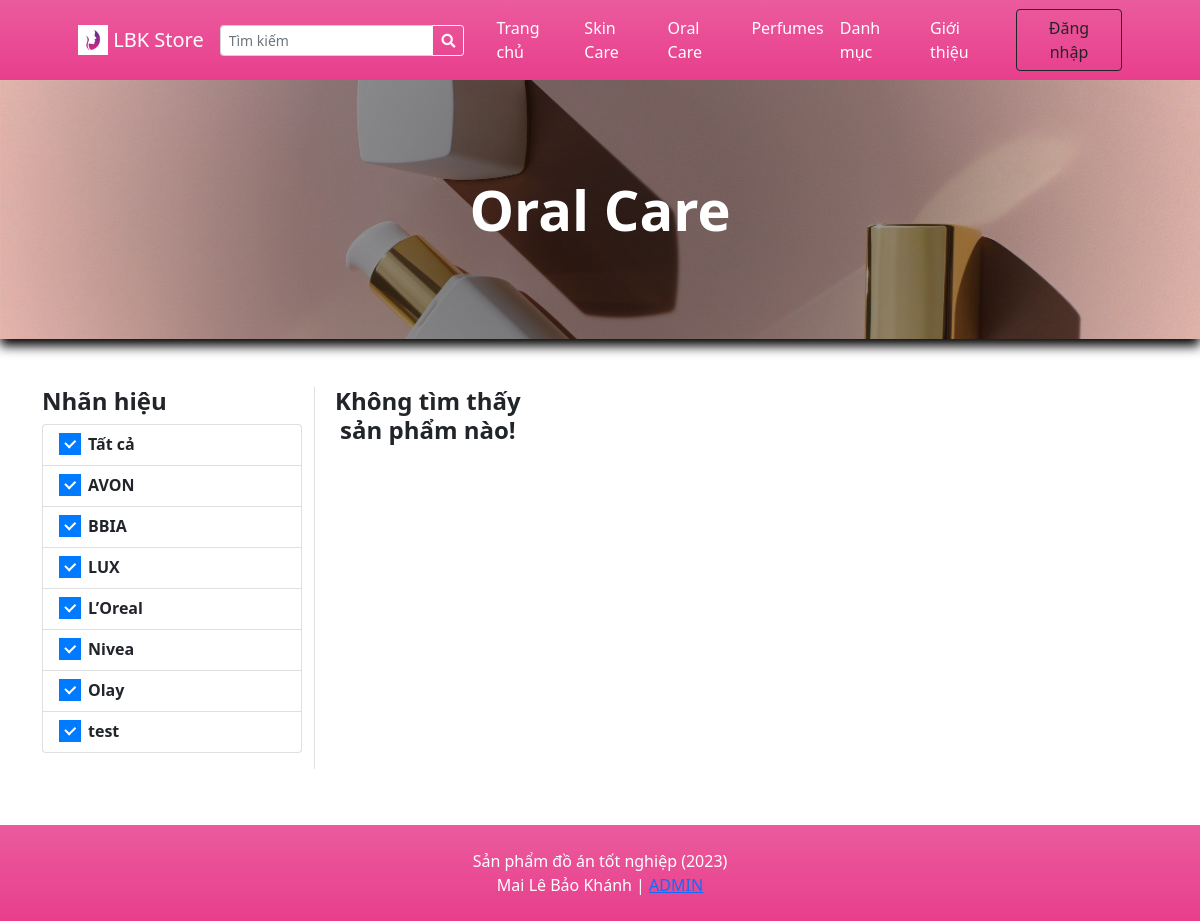
The app's page /?p=products&c=c81e728d9d4c2f636f067f89cc14862c with its own data.
### tables this page shows
CREATE TABLE `categories` (
  `id` int(30) NOT NULL,
  `category` varchar(250) NOT NULL,
  `description` text DEFAULT NULL,
  `status` tinyint(1) NOT NULL DEFAULT 1,
  `delete_flag` tinyint(1) NOT NULL DEFAULT 0,
  `date_created` datetime NOT NULL DEFAULT current_timestamp()
);

CREATE TABLE `brands` (
  `id` int(30) NOT NULL,
  `name` varchar(250) NOT NULL,
  `description` text DEFAULT NULL,
  `image_path` text DEFAULT NULL,
  `status` tinyint(1) NOT NULL DEFAULT 1,
  `delete_flag` tinyint(1) NOT NULL DEFAULT 0,
  `date_created` datetime NOT NULL DEFAULT current_timestamp()
);

### classes/DBConnection.php (called while the page is built, shortened)
<?php
class DBConnection{
    private $host = DB_SERVER;
    private $username = DB_USERNAME;
    private $password = DB_PASSWORD;
    private $database = DB_NAME;
    public $conn;
    public function __construct(){
        if (!isset($this->conn)) {
            $this->conn = new mysqli($this->host, $this->username, $this->password, $this->database);
        }
    }
}
?>

### classes/SystemSettings.php (called while the page is built, shortened)
<?php
class SystemSettings extends DBConnection{
	function userdata($field = ''){
		if(!empty($field)){
			if(isset($_SESSION['userdata'][$field]))
				return $_SESSION['userdata'][$field];
			else
				return null;
		}else{
			return false;
		}
	}
	function info($field=''){
		if(!empty($field)){
			if(isset($_SESSION['system_info'][$field]))
				return $_SESSION['system_info'][$field];
			else
				return false;
		}else{
			return false;
		}
	}
}
$_settings = new SystemSettings();
?>

### config.php (called while the page is built, shortened)
<?php
require_once('classes/DBConnection.php');
require_once('classes/SystemSettings.php');
function validate_image($file){
	if(!empty($file)){
        $ex = explode("?",$file);
        $file = $ex[0];
        $ts = isset($ex[1]) ? "?".$ex[1] : '';
		if(is_file(base_app.$file)){
			return base_url.$file.$ts;
		}else{
			return base_url.'dist/img/no-image-available.png';
		}
	}else{
		return base_url.'dist/img/no-image-available.png';
	}
}
?>

### products.php (the view, shortened to what this page needs)
<?php
$title = "";
if(isset($_GET['c']) && isset($_GET['s'])){
    $cat_qry = $conn->query("SELECT * FROM categories where md5(id) = '{$_GET['c']}'");
    if($cat_qry->num_rows > 0){
        $result =$cat_qry->fetch_assoc();
        $title = $result['category'];
        $cat_description = $result['description'];
    }
 $sub_cat_qry = $conn->query("SELECT * FROM sub_categories where md5(id) = '{$_GET['s']}'");
    if($sub_cat_qry->num_rows > 0){
        $result =$sub_cat_qry->fetch_assoc();
        $sub_title = $result['sub_category'];
        $sub_cat_description = $result['description'];
    }
}
elseif(isset($_GET['c'])){
    $cat_qry = $conn->query("SELECT * FROM categories where md5(id) = '{$_GET['c']}'");
    if($cat_qry->num_rows > 0){
        $result =$cat_qry->fetch_assoc();
        $title = $result['category'];
    }
}
?>
<header class="bg-dark py-5" id="main-header">
    <div class="container px-4 px-lg-5 my-5">
        <div class="text-center text-white">
            <h1 class="display-4 fw-bolder"><?php echo $title ?></h1>
        </div>
    </div>
</header>
<section class="py-5">
    <div class="container">
        <div class="row">
            <div class="col-md-3 border-right mb-2 pb-3">
                <h4><b>Nhãn hiệu</b></h4>
                <ul class="list-group">
                    <a href="" class="list-group-item list-group-item-action">
                        <div class="icheck-primary d-inline">
                            <label for="brandAll">
                                Tất cả
                            </label>
                        </div>
                    </a>
                    <?php
                    $qry = $conn->query("SELECT * FROM brands where status =1 order by name asc");
                    while($row=$qry->fetch_assoc()):
                    ?>
                    <li class="list-group-item list-group-item-action">
                        <div class="icheck-primary d-inline">
                            <label for="brand-item-<?php echo $row['id'] ?>">
                                    <?php echo $row['name'] ?>
                            </label>
                        </div>
                    </li>
                    <?php endwhile; ?>
                </ul>
            </div>
            <div class="col-md-9">
                <div class="container-fluid p-0">
                <div class="row gx-2 gx-lg-2 row-cols-1 row-cols-md-3 row-cols-xl-4">
                        <?php
                            $whereData = "";
                            if(isset($_GET['search']))
                                $whereData = " and (p.name LIKE '%{$_GET['search']}%' or b.name LIKE '%{$_GET['search']}%' or p.specs LIKE '%{$_GET['search']}%')";
                            elseif(isset($_GET['c']) && isset($_GET['s']))
                                $whereData = " and (md5(category_id) = '{$_GET['c']}' and md5(sub_category_id) = '{$_GET['s']}')";
                            elseif(isset($_GET['c']) && !isset($_GET['s']))
                                $whereData = " and md5(category_id) = '{$_GET['c']}' ";
                            elseif(isset($_GET['s']) && !isset($_GET['c']))
                                $whereData = " and md5(sub_category_id) = '{$_GET['s']}' ";
                            $bwhere = "";
                            $products = $conn->query("SELECT p.*,b.name as bname, c.category FROM `products` p inner join brands b on p.brand_id = b.id inner join categories c on p.category_id = c.id where p.status = 1 {$whereData} {$bwhere} order by rand() ");
                        ?>
                        <?php
                            if($products->num_rows <= 0){
                                echo "<h4 class='text-center'><b>Không tìm thấy sản phẩm nào!</b></h4>";
                            }
                        ?>
                    </div>
                </div>
            </div>
        </div>
    </div>
</section>

### inc/topBarNav.php (shortened to what this page needs)
<nav class="navbar navbar-expand-lg navbar-dark bg-gradient-pink">
            <div class="container px-4 px-lg-5 ">
                <a class="navbar-brand" href="./">
                <img src="<?php echo validate_image($_settings->info('logo')) ?>" width="30" height="30" class="d-inline-block align-top" alt="" loading="lazy">
                <?php echo $_settings->info('short_name') ?>
                </a>
                <form class="form-inline" id="search-form">
                  <div class="input-group">
                    <input class="form-control form-control-sm form " type="search" placeholder="Tìm kiếm" aria-label="Search" name="search"  value="<?php echo isset($_GET['search']) ? $_GET['search'] : "" ?>"  aria-describedby="button-addon2">
                    <div class="input-group-append">
                      <button class="btn btn-outline-light btn-sm m-0" type="submit" id="button-addon2"><i class="fa fa-search"></i></button>
                    </div>
                  </div>
                </form>
                <div class="collapse navbar-collapse" id="navbarSupportedContent">
                    <ul class="navbar-nav me-auto mb-2 mb-lg-0 ms-lg-4">
                        <li class="nav-item"><a class="nav-link text-white" aria-current="page" href="./">Trang chủ</a></li>
                        <?php
                        $cat_qry = $conn->query("SELECT * FROM categories where status = 1  limit 3");
                        $count_cats =$conn->query("SELECT * FROM categories where status = 1 ")->num_rows;
                        while($crow = $cat_qry->fetch_assoc()):
                        ?>
                        <li class="nav-item"><a class="nav-link text-white" aria-current="page" href="./?p=products&c=<?php echo md5($crow['id']) ?>"><?php echo $crow['category'] ?></a></li>
                        <?php endwhile; ?>
                        <?php if($count_cats > 3): ?>
                        <li class="nav-item"><a class="nav-link text-white" href="./?p=view_categories">Danh mục</a></li>
                        <?php endif; ?>
                        <li class="nav-item"><a class="nav-link text-white" href="./?p=about">Giới thiệu</a></li>
                    </ul>
                    <div class="d-flex align-items-center">
                      <?php if($_settings->userdata('id') > 0 && $_settings->userdata('login_type') == 2): ?>
                        <a class="text-dark mr-2 nav-link text-white" href="./?p=cart">
                            <i class="bi-cart-fill me-1"></i>
                            Giỏ hàng
                            <span class="badge bg-dark text-white ms-1 rounded-pill" id="cart-count">
                              <?php
                                $count = $conn->query("SELECT SUM(quantity) as items from `cart` where client_id =".$_settings->userdata('id'))->fetch_assoc()['items'];
                                echo ($count > 0 ? $count : 0);
                              ?>
                            </span>
                        </a>
                            <a href="./?p=my_account" class="text-dark  nav-link text-white"><b> Chào, <?php echo $_settings->userdata('lastname')?></b></a>
                            <a href="logout.php" class="text-dark  nav-link text-white"><i class="fa fa-sign-out-alt"></i></a>
                        <?php else: ?>
                        <button class="btn btn-outline-dark ml-2" id="login-btn" type="button">Đăng nhập</button>
                        <?php endif; ?>
                    </div>
                </div>
            </div>
        </nav>

### records on screen
categories: category "Skin Care"
categories: category "Oral Care"
categories: category "Perfumes"
brands: name "AVON"
brands: name "BBIA"
brands: name "LUX"
brands: name "L’Oreal"
brands: name "Nivea"
brands: name "Olay"
brands: name "test"

### other values on screen
$_settings->info('short_name') "LBK Store"
